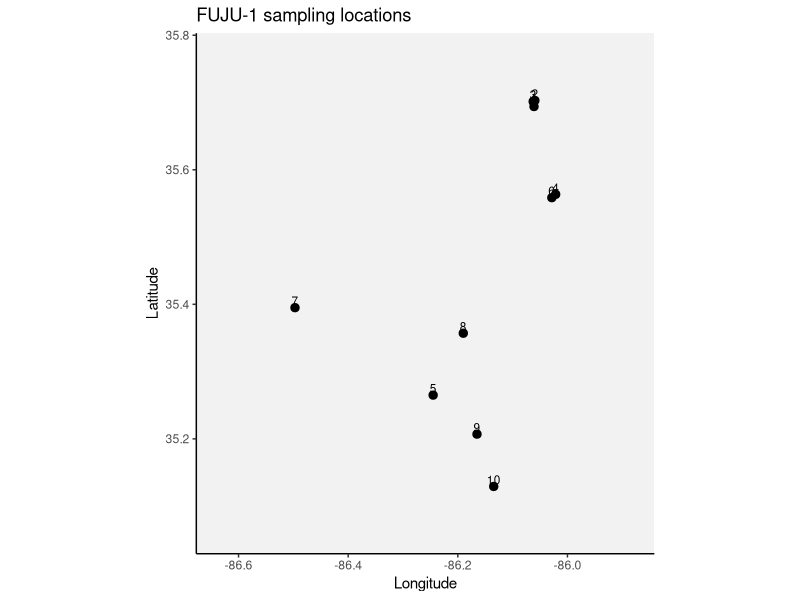
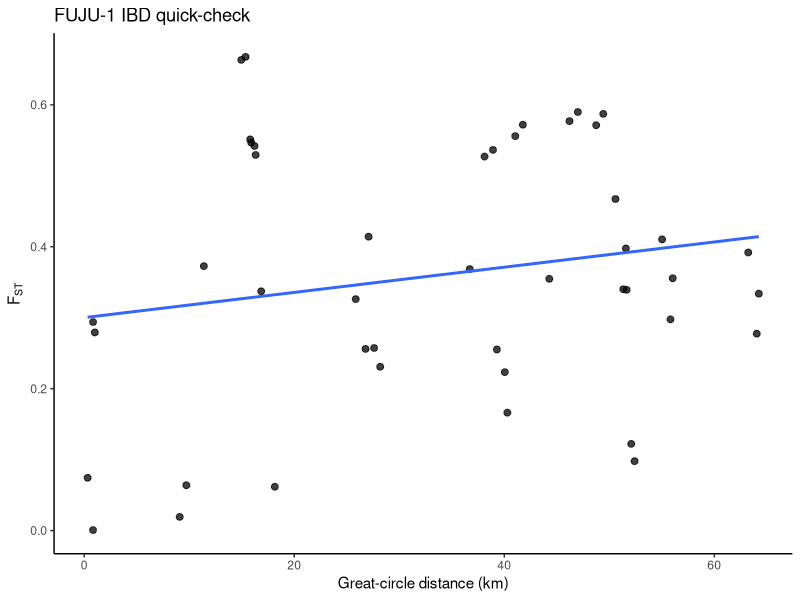

Recreate these plots in R, in order. (Note: this script raises an error after producing the figures.)
# ============================================================
# FUJU-1
# Barrens Topminnow (Fundulus julisia)
# Hurt et al. 2017
#
# Clean workflow:
# - hardcodes the published 10 x 10 microsatellite pairwise FST matrix
# - uses best-available approximate site coordinates
# - plots sites + quick IBD in RStudio
# - saves FUJU_1_fst and FUJU_1_coords to data/FUJU-1.RData
#
# IMPORTANT
# - Coordinates are inferred / approximate, not field GPS points.
# - FST values are transcribed from the published pairwise matrix.
# - Site order follows the paper:
#     1 McMahan Creek
#     2 Pedigo Highway
#     3 Pedigo Farm
#     4 Benedict Spring
#     5 Pond Spring
#     6 Clayborne Spring
#     7 Collier Spring
#     8 Short Spring
#     9 Merkle Big Spring
#    10 Farris Spring
# ============================================================

suppressPackageStartupMessages({
  library(dplyr)
  library(ggplot2)
  library(geosphere)
})

# -----------------------------
# 0) paths
# -----------------------------
study_code <- "FUJU-1"

base_dir <- file.path(
  "/Users/johnmccall/Library/CloudStorage/OneDrive-TheOhioStateUniversity/Spring_2026",
  "Landgen_DGS/DGS-Patterns-of-Fish-Diversity/DGS-Patterns-of-Fish-Diversity/Objective 2/Data",
  study_code
)

data_dir <- file.path(base_dir, "data")
dir.create(data_dir, recursive = TRUE, showWarnings = FALSE)

# -----------------------------
# 1) site metadata in paper order
# -----------------------------
site_lookup <- tibble::tribble(
  ~site, ~site_name,
   1, "McMahan Creek",
   2, "Pedigo Highway",
   3, "Pedigo Farm",
   4, "Benedict Spring",
   5, "Pond Spring",
   6, "Clayborne Spring",
   7, "Collier Spring",
   8, "Short Spring",
   9, "Merkle Big Spring",
  10, "Farris Spring"
)

# -----------------------------
# 2) hardcoded FST matrix
# values from Hurt et al. 2017 Table 4
#
# Published order in Table 4:
# Benedict, Pond, McMahan, Pedigo H., Pedigo F., Clayborne,
# Collier, Farris, Merkle, Short
#
# Workflow order here:
# McMahan, Pedigo H., Pedigo F., Benedict, Pond, Clayborne,
# Collier, Short, Merkle, Farris
# -----------------------------
FUJU_1_fst <- matrix(c(
  # row 1 = McMahan Creek
  0.0000, 0.2792, 0.2939, 0.6634, 0.4673, 0.6676, 0.3393, 0.2552, 0.4104, 0.3919,
  # row 2 = Pedigo Highway
  0.2792, 0.0000, 0.0744, 0.5469, 0.3976, 0.5294, 0.0978, 0.1662, 0.3556, 0.3339,
  # row 3 = Pedigo Farm
  0.2939, 0.0744, 0.0000, 0.5513, 0.3401, 0.5420, 0.1222, 0.2233, 0.2977, 0.2775,
  # row 4 = Benedict Spring
  0.6634, 0.5469, 0.5513, 0.0000, 0.5365, 0.0007, 0.5899, 0.2573, 0.5720, 0.5873,
  # row 5 = Pond Spring
  0.4673, 0.3976, 0.3401, 0.5365, 0.0000, 0.5271, 0.4142, 0.3727, 0.0639, 0.0618,
  # row 6 = Clayborne Spring
  0.6676, 0.5294, 0.5420, 0.0007, 0.5271, 0.0000, 0.5771, 0.2560, 0.5559, 0.5713,
  # row 7 = Collier Spring
  0.3393, 0.0978, 0.1222, 0.5899, 0.4142, 0.5771, 0.0000, 0.2309, 0.3685, 0.3548,
  # row 8 = Short Spring
  0.2552, 0.1662, 0.2233, 0.2573, 0.3727, 0.2560, 0.2309, 0.0000, 0.3372, 0.3262,
  # row 9 = Merkle Big Spring
  0.4104, 0.3556, 0.2977, 0.5720, 0.0639, 0.5559, 0.3685, 0.3372, 0.0000, 0.0193,
  # row 10 = Farris Spring
  0.3919, 0.3339, 0.2775, 0.5873, 0.0618, 0.5713, 0.3548, 0.3262, 0.0193, 0.0000
), nrow = 10, byrow = TRUE)

FUJU_1_fst[is.na(FUJU_1_fst)] <- 0
FUJU_1_fst[FUJU_1_fst < 0] <- 0
diag(FUJU_1_fst) <- 0
rownames(FUJU_1_fst) <- colnames(FUJU_1_fst) <- as.character(site_lookup$site)

# -----------------------------
# 3) approximate coordinates
# best-available inferred locations
# -----------------------------
FUJU_1_coords_full <- tibble::tribble(
  ~site, ~site_name,            ~lat,     ~lon,
   1,    "McMahan Creek",       35.6940, -86.0610,
   2,    "Pedigo Highway",      35.7030, -86.0594,
   3,    "Pedigo Farm",         35.7015, -86.0625,
   4,    "Benedict Spring",     35.5635, -86.0215,
   5,    "Pond Spring",         35.2650, -86.2450,
   6,    "Clayborne Spring",    35.5585, -86.0285,
   7,    "Collier Spring",      35.3950, -86.4970,
   8,    "Short Spring",        35.3570, -86.1900,
   9,    "Merkle Big Spring",   35.2070, -86.1650,
  10,    "Farris Spring",       35.1292, -86.1345
)

stopifnot(nrow(FUJU_1_coords_full) == 10)

FUJU_1_coords <- FUJU_1_coords_full %>%
  select(site, lat, lon)

# -----------------------------
# 4) map of sampling locations
# -----------------------------
map_df <- map_data("state")

xpad <- 0.18
ypad <- 0.10

ggplot() +
  geom_polygon(
    data = map_df,
    aes(x = long, y = lat, group = group),
    fill = "grey95",
    color = "grey70",
    linewidth = 0.2
  ) +
  geom_point(
    data = FUJU_1_coords_full,
    aes(x = lon, y = lat),
    size = 2.5
  ) +
  geom_text(
    data = FUJU_1_coords_full,
    aes(x = lon, y = lat, label = site),
    nudge_y = 0.01,
    size = 3
  ) +
  coord_quickmap(
    xlim = range(FUJU_1_coords_full$lon) + c(-xpad, xpad),
    ylim = range(FUJU_1_coords_full$lat) + c(-ypad, ypad),
    expand = FALSE
  ) +
  theme_classic() +
  labs(
    title = "FUJU-1 sampling locations",
    x = "Longitude",
    y = "Latitude"
  )

# -----------------------------
# 5) IBD plot
# straight-line distance quick check
# -----------------------------
coord_mat <- as.matrix(FUJU_1_coords[, c("lon", "lat")])
geo_dist_km <- geosphere::distm(coord_mat, fun = geosphere::distHaversine) / 1000

upper_idx <- upper.tri(FUJU_1_fst)

ibd_df <- data.frame(
  fst = FUJU_1_fst[upper_idx],
  dist_km = geo_dist_km[upper_idx]
)

ggplot(ibd_df, aes(x = dist_km, y = fst)) +
  geom_point(size = 2, alpha = 0.75) +
  geom_smooth(method = "lm", se = FALSE) +
  theme_classic() +
  labs(
    title = "FUJU-1 IBD quick-check",
    x = "Great-circle distance (km)",
    y = expression(F[ST])
  )

# -----------------------------
# 6) save RData
# -----------------------------
save(
  FUJU_1_fst,
  FUJU_1_coords,
  file = file.path(data_dir, "FUJU-1.RData")
)

assign("FUJU_1_fst", FUJU_1_fst, envir = .GlobalEnv)
assign("FUJU_1_coords", FUJU_1_coords, envir = .GlobalEnv)

cat("\n==================== SUMMARY ====================\n")
cat("Study code: ", study_code, "\n", sep = "")
cat("Sites: ", nrow(FUJU_1_coords), "\n", sep = "")
cat("FST matrix dimensions: ", nrow(FUJU_1_fst), " x ", ncol(FUJU_1_fst), "\n", sep = "")
cat("RData saved to: ", file.path(data_dir, "FUJU-1.RData"), "\n", sep = "")
cat("=================================================\n\n")
